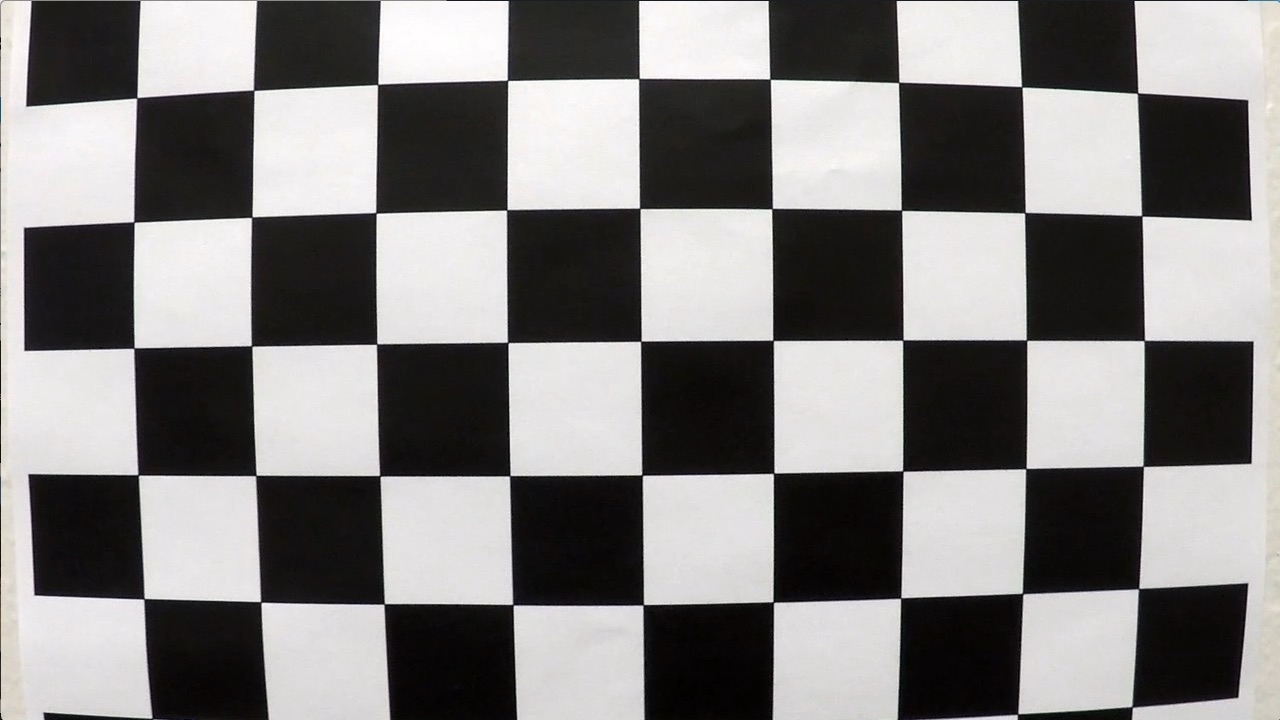
#> input picture CarND-Advanced-Lane-Lines/camera_cal/calibration1.jpg, 1280 x 720 px; its folder holds only this picture in this run
$ jupyter execute --allow-errors example.ipynb   (shell and % lines are left out)   (older library calls are emulated)
#> lines starting #> are read from the running program, lines starting #| are printed output that depends on the picture; after the words box and inside, x2 and y2 are one past the last pixel; in counts of white or black regions, pixels touching at a corner belong together
## Advanced Lane Finding Project

The goals / steps of this project are the following:

* Compute the camera calibration matrix and distortion coefficients given a set of chessboard images.
* Apply a distortion correction to raw images.
* Use color transforms, gradients, etc., to create a thresholded binary image.
* Apply a perspective transform to rectify binary image ("birds-eye view").
* Detect lane pixels and fit to find the lane boundary.
* Determine the curvature of the lane and vehicle position with respect to center.
* Warp the detected lane boundaries back onto the original image.
* Output visual display of the lane boundaries and numerical estimation of lane curvature and vehicle position.

---
## First, I'll compute the camera calibration using chessboard images

[cell 1]
import numpy as np
import cv2
import glob
import matplotlib.pyplot as plt

# prepare object points, like (0,0,0), (1,0,0), (2,0,0) ....,(6,5,0)
objp = np.zeros((6*9,3), np.float32)
objp[:,:2] = np.mgrid[0:9,0:6].T.reshape(-1,2)

# Arrays to store object points and image points from all the images.
objpoints = [] # 3d points in real world space
imgpoints = [] # 2d points in image plane.

# Make a list of calibration images
images = glob.glob('../camera_cal/calibration*.jpg')

# Step through the list and search for chessboard corners
for fname in images[1:]:
    img = cv2.imread(fname)
    gray = cv2.cvtColor(img,cv2.COLOR_BGR2GRAY)

    # Find the chessboard corners
    ret, corners = cv2.findChessboardCorners(gray, (9,6),None)

    # If found, add object points, image points
    if ret == True:
        objpoints.append(objp)
        imgpoints.append(corners)

        # Draw and display the corners
        #img = cv2.drawChessboardCorners(img, (9,6), corners, ret)
        #cv2.imshow('img',img)
        #cv2.waitKey(500)
    else:
        print ('Points not found for img %s ' % fname)

#cv2.destroyAllWindows()

## And so on and so forth...

#> (a cell that did not finish here is left out)

[cell 3]
img=cv2.imread(images[0])
#> img is the input picture: shape (720, 1280, 3); mean B, G, R 127.8, 128.4, 130.1
#> (the rest of this cell did not finish here and is left out)

[cell 4]
def undistort(img):
    return cv2.undistort(img, mtx, dist, None, mtx)

[cell 5]
import matplotlib as mpl
img=mpl.image.imread('../test_images/straight_lines1.jpg')
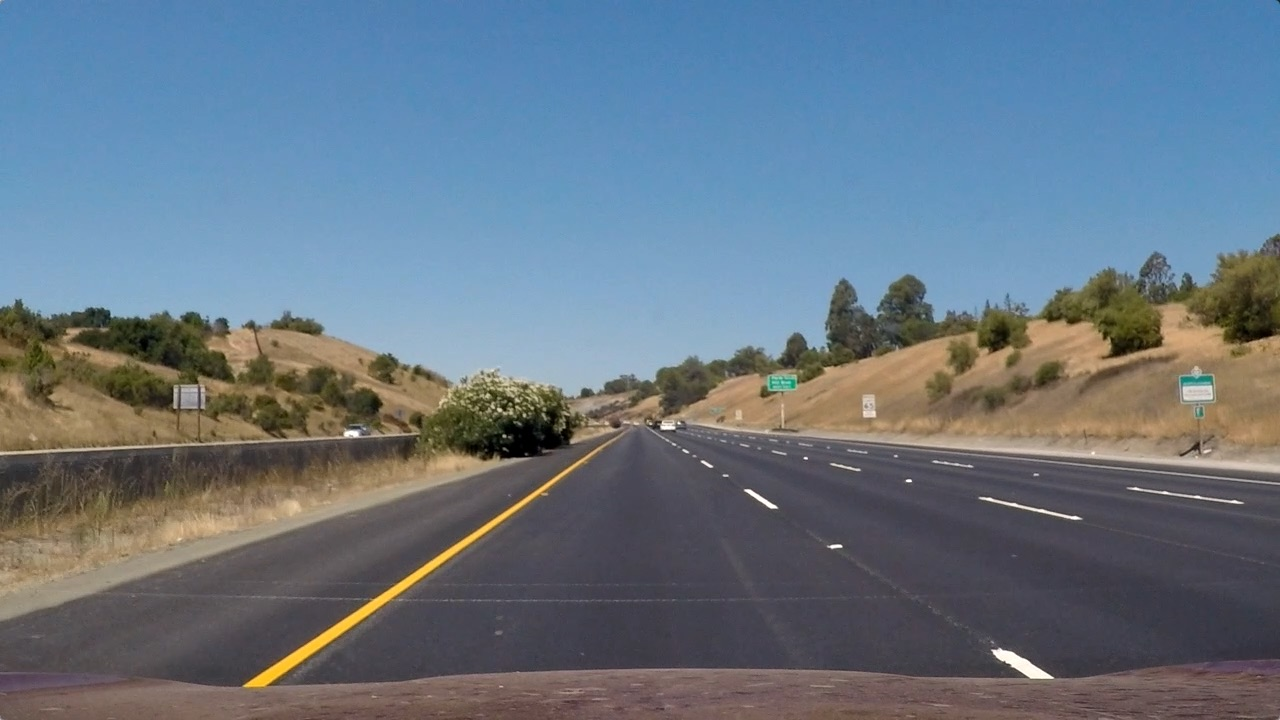
#> input picture CarND-Advanced-Lane-Lines/test_images/straight_lines1.jpg, 1280 x 720 px
#> img is the input picture: shape (720, 1280, 3); mean R, G, B 103.2, 117.7, 131.2
#> (the rest of this cell did not finish here and is left out)

[cell 6]
plt.figure(figsize=(20,20))
plt.imshow(img)

offset=150

src=np.float32([[525,500],[img.shape[1]-515,500],[img.shape[1]-235,680],[260,680]])

dst=np.float32([[offset,offset],[img.shape[1]-offset,offset],\
     [img.shape[1]-offset,img.shape[0]-offset],[offset,img.shape[0]-offset]])

plt.plot([a[0] for a in src],[a[1] for a in src],'ro',color='red')
plt.plot([a[0] for a in dst],[a[1] for a in dst],'ro',color='white')


#plt.plot([260,img.shape[1]-235],[680,680],'ro')
#plt.plot([525,img.shape[1]-515],[500,500],'ro')
plt.show()

[cell 7]
src=np.float32([[525,500],[img.shape[1]-515,500],[img.shape[1]-235,680],[260,680]])

dst=np.float32([[offset,offset],[img.shape[1]-offset,offset],\
     [img.shape[1]-offset,img.shape[0]-offset],[offset,img.shape[0]-offset]])

M=cv2.getPerspectiveTransform(src,dst)
M_reverse=cv2.getPerspectiveTransform(dst,src)


def pr(img):
    return cv2.warpPerspective(img,M, (img.shape[1],img.shape[0]), flags=cv2.INTER_LINEAR)

def pr_r(img):
    return cv2.warpPerspective(img,M_reverse, (img.shape[1],img.shape[0]), flags=cv2.INTER_LINEAR)

[cell 8]
M=cv2.getPerspectiveTransform(src,dst)
M_reverse=cv2.getPerspectiveTransform(dst,src)

warped=pr(img)

plt.imshow(warped)
plt.show()

[cell 9]
def abs_sobel_thresh(img, orient='x', thresh_min=0, thresh_max=255):
    # Convert to grayscale
    gray = cv2.cvtColor(img, cv2.COLOR_RGB2GRAY)
    # Apply x or y gradient with the OpenCV Sobel() function
    # and take the absolute value
    if orient == 'x':
        abs_sobel = np.absolute(cv2.Sobel(gray, cv2.CV_64F, 1, 0))
    if orient == 'y':
        abs_sobel = np.absolute(cv2.Sobel(gray, cv2.CV_64F, 0, 1))
    # Rescale back to 8 bit integer
    scaled_sobel = np.uint8(255*abs_sobel/np.max(abs_sobel))
    # Create a copy and apply the threshold
    binary_output = np.zeros_like(scaled_sobel)
    # Here I'm using inclusive (>=, <=) thresholds, but exclusive is ok too
    binary_output[(scaled_sobel >= thresh_min) & (scaled_sobel <= thresh_max)] = 1

    # Return the result
    return binary_output

def mag_thresh(img, sobel_kernel=3, mag_thresh=(0, 255)):
    # Convert to grayscale
    gray = cv2.cvtColor(img, cv2.COLOR_RGB2GRAY)
    # Take both Sobel x and y gradients
    sobelx = cv2.Sobel(gray, cv2.CV_64F, 1, 0, ksize=sobel_kernel)
    sobely = cv2.Sobel(gray, cv2.CV_64F, 0, 1, ksize=sobel_kernel)
    # Calculate the gradient magnitude
    gradmag = np.sqrt(sobelx**2 + sobely**2)
    # Rescale to 8 bit
    scale_factor = np.max(gradmag)/255
    gradmag = (gradmag/scale_factor).astype(np.uint8)
    # Create a binary image of ones where threshold is met, zeros otherwise
    binary_output = np.zeros_like(gradmag)
    binary_output[(gradmag >= mag_thresh[0]) & (gradmag <= mag_thresh[1])] = 1

    # Return the binary image
    return binary_output

# Define a function to threshold an image for a given range and Sobel kernel
def dir_threshold(img, sobel_kernel=3, thresh=(0, np.pi/2)):
    # Grayscale
    gray = cv2.cvtColor(img, cv2.COLOR_RGB2GRAY)
    # Calculate the x and y gradients
    sobelx = cv2.Sobel(gray, cv2.CV_64F, 1, 0, ksize=sobel_kernel)
    sobely = cv2.Sobel(gray, cv2.CV_64F, 0, 1, ksize=sobel_kernel)
    # Take the absolute value of the gradient direction,
    # apply a threshold, and create a binary image result
    absgraddir = np.arctan2(np.absolute(sobely), np.absolute(sobelx))
    binary_output =  np.zeros_like(absgraddir)
    binary_output[(absgraddir >= thresh[0]) & (absgraddir <= thresh[1])] = 1

    # Return the binary image
    return binary_output

def hls_select(img, thresh=(0, 255)):
    hls = cv2.cvtColor(img, cv2.COLOR_RGB2HLS)
    s_channel = hls[:,:,2]
    binary_output = np.zeros_like(s_channel)
    binary_output[(s_channel > thresh[0]) & (s_channel <= thresh[1])] = 1
    return binary_output

[cell 10]
def pipeline(img, s_thresh=(170, 255), sx_thresh=(20, 100)):
#> called with s_thresh = (170, 255), sx_thresh = (20, 100)
    img = np.copy(img)
    # Convert to HSV color space and separate the V channel
    hsv = cv2.cvtColor(img, cv2.COLOR_RGB2HLS).astype(np.float)
    l_channel = hsv[:,:,1]
    s_channel = hsv[:,:,2]
    # Sobel x
    sobelx = cv2.Sobel(l_channel, cv2.CV_64F, 1, 0) # Take the derivative in x
    abs_sobelx = np.absolute(sobelx) # Absolute x derivative to accentuate lines away from horizontal
    scaled_sobel = np.uint8(255*abs_sobelx/np.max(abs_sobelx))

    # Threshold x gradient
    sxbinary = np.zeros_like(scaled_sobel)
    sxbinary[(scaled_sobel >= sx_thresh[0]) & (scaled_sobel <= sx_thresh[1])] = 1

    # Threshold color channel
    s_binary = np.zeros_like(s_channel)
    s_binary[((s_channel >= s_thresh[0]) & (s_channel <= s_thresh[1])) | \
            ((scaled_sobel >= sx_thresh[0]) & (scaled_sobel <= sx_thresh[1]))] = 1

    return s_binary
    # Stack each channel
    # Note color_binary[:, :, 0] is all 0s, effectively an all black image. It might
    # be beneficial to replace this channel with something else.
    color_binary = np.dstack(( np.zeros_like(sxbinary), sxbinary, s_binary))
    return color_binary

result = pipeline(warped)
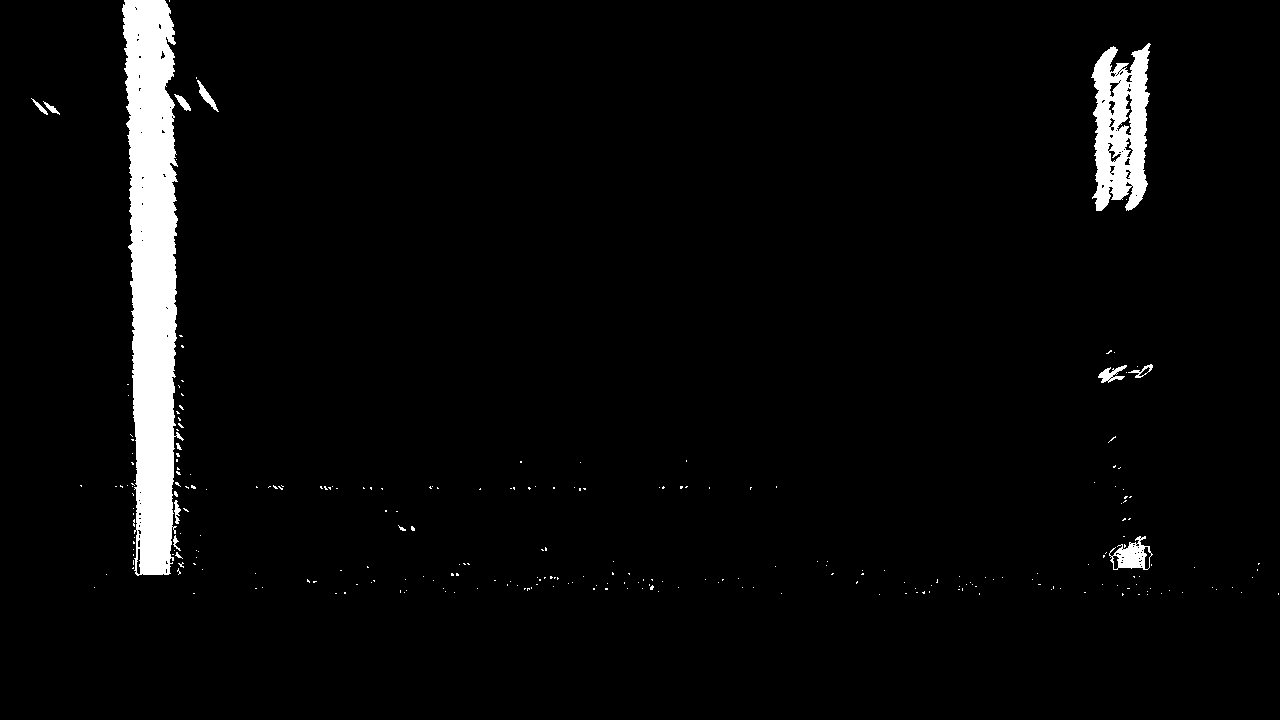
#> result: shape (720, 1280) float64; values 0 (black) and 1 (white), 3.6% white; 268 white regions (254 under 20 px), largest, box (x1, y1, x2, y2) and area: (122, 0, 184, 576) 24189, (1091, 43, 1151, 211) 6773, (1109, 536, 1153, 570) 733

[cell 11]
plt.imshow(result)
plt.show()

[cell 12]
plt.imshow(img)
plt.show()

[cell 13]
warped_back=cv2.warpPerspective(result,M_reverse, (img.shape[1],img.shape[0]), flags=cv2.INTER_NEAREST)
#> warped_back: shape (720, 1280) float64; values 0 (black) and 1 (white), 0.6% white; 231 white regions (225 under 20 px), largest, box (x1, y1, x2, y2) and area: (239, 485, 551, 688) 4007, (989, 640, 1058, 680) 622, (743, 489, 780, 509) 207, (826, 544, 837, 550) 31, (291, 669, 302, 677) 21, (662, 703, 666, 711) 20

[cell 14]
plt.imshow(warped_back)
plt.show()

[cell 15]
plt.imshow(dir_threshold(img,thresh=(1/3*np.pi, 2/3*np.pi)))
#> in dir_threshold, `absgraddir = np.arctan2(np.absolute(sobely), np.absolute(sobelx))`:
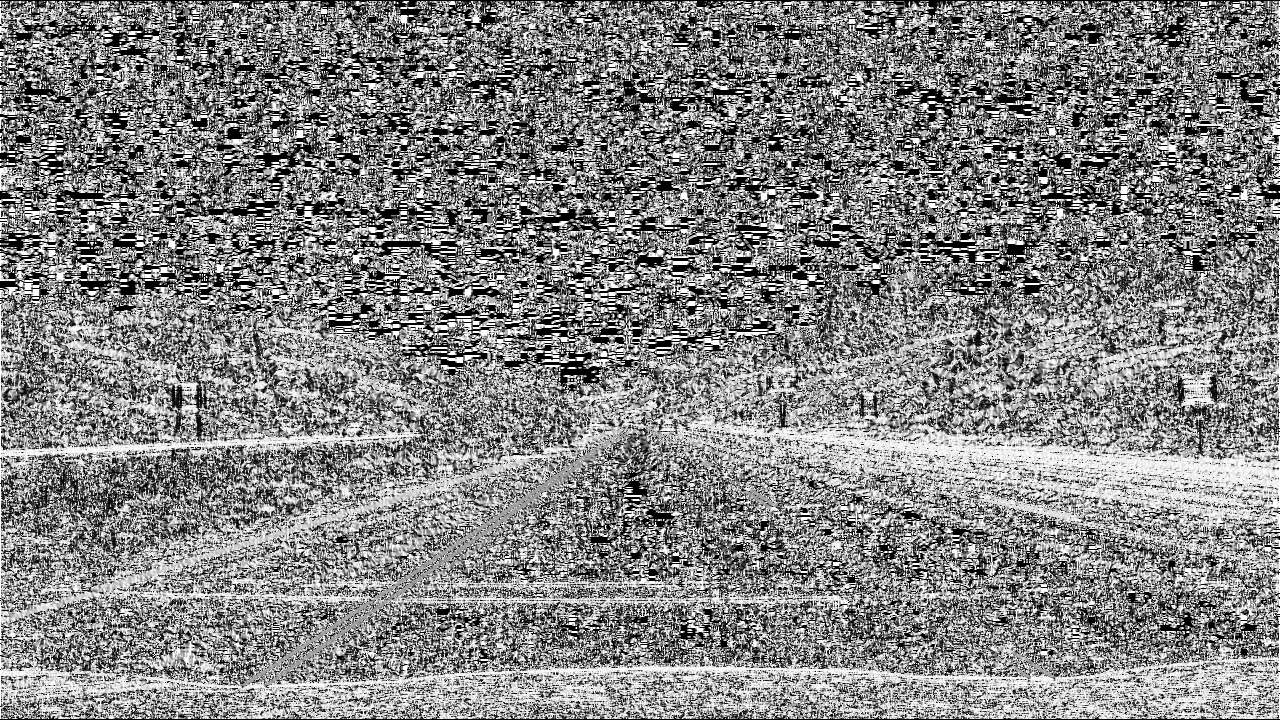
#> absgraddir: shape (720, 1280) float64; min 0, max 1.57, mean 0.814; drawn with min black and max white
plt.show()

[cell 16]
plt.imshow(mag_thresh(img,mag_thresh=(30, 70)))
#> in mag_thresh, `gradmag = np.sqrt(sobelx**2 + sobely**2)`:
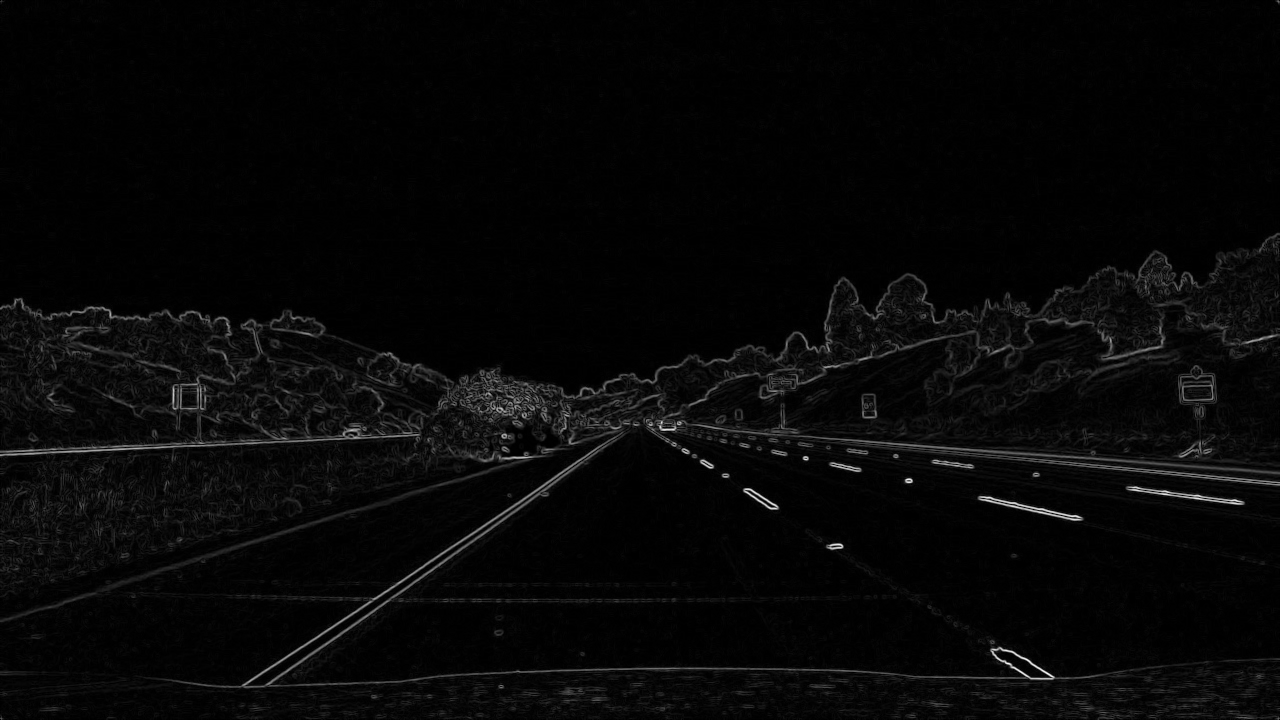
#> gradmag: shape (720, 1280) float64; min 0, max 795.5, mean 23.5; drawn with min black and max white
#> in mag_thresh, `scale_factor = np.max(gradmag)/255`: scale_factor = 3.12
plt.show()

[cell 17]
plt.imshow(mag_thresh(img,mag_thresh=(10, 200))*\
           dir_threshold(img,thresh=(1/3*np.pi, 2/3*np.pi)))
plt.show()
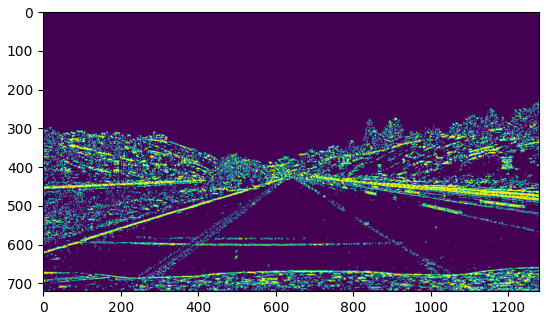
#> figure drawn by matplotlib, 1 panel
